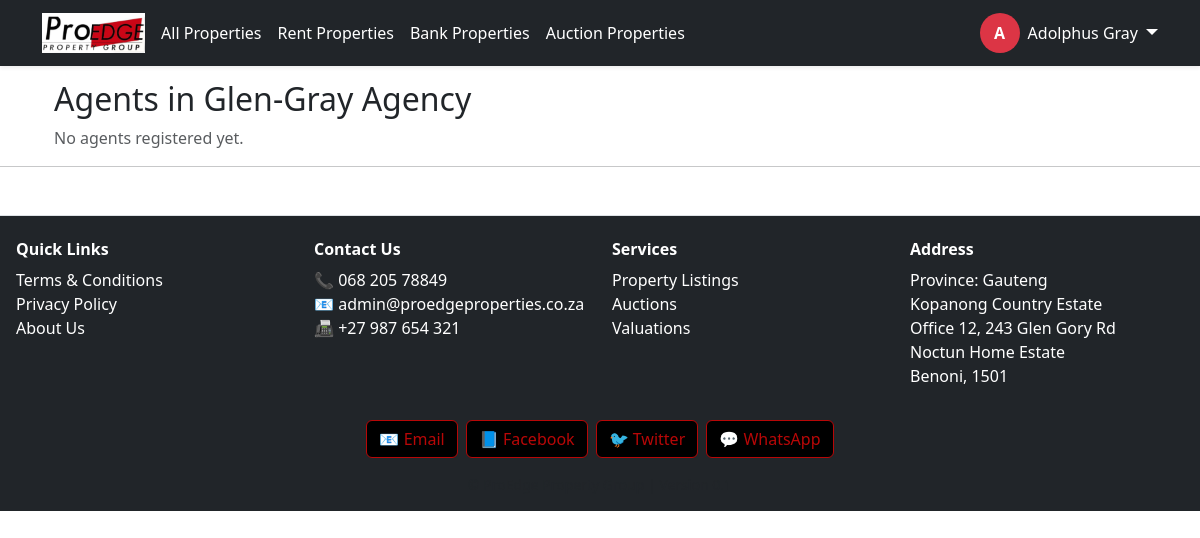
Screenshot of /agency/view-agents/ (signed in) with the database file from the repository.
### proedge/models.py (models this page shows, shortened)
class CustomUser(AbstractUser):
    ROLE_CHOICES = [
        ('buyer', 'Buyer'),
        ('seller', 'Seller'),
        ('tenant', 'Tenant'),
        ('agency', 'Agency'),
        ('landlord', 'Landlord'),
        ('agent', 'Agent'),
        ('bank', 'Bank'),
        ('auctioneer', 'Auctioneer'),
    ]
    role = models.CharField(max_length=20, choices=ROLE_CHOICES)
    email = models.EmailField(unique=True)
    is_email_verified = models.BooleanField(default=False)

### listings/models.py (models this page shows, shortened)
class Agency(models.Model):
    name = models.CharField(max_length=255)
    owner = models.OneToOneField(settings.AUTH_USER_MODEL, on_delete=models.CASCADE, related_name='agency_profile')
    address = models.TextField(blank=True)
    description = models.TextField(blank=True)
    contact_email = models.EmailField(blank=True)
    phone_number = models.CharField(max_length=20, blank=True)
    logo = models.ImageField(upload_to='agency_logos/', blank=True, null=True)

### proedge/views.py (the view)
# urls.py: path('agency/view-agents/', views.view_agents, name='view_agents'),
@login_required
def view_agents(request):
    try:
        agency = request.user.agency_profile
    except Agency.DoesNotExist:
        return redirect('create_agency_profile')
    agents = UserProfile.objects.filter(user__role='agent', agency=agency)
    return render(request, 'proedge/view_agents.html', {'agents': agents})

### proedge/templates/proedge/view_agents.html
{% extends "base.html" %}
{% block content %}
<div class="container mt-5">
  <h2>Agents in {{ request.user.agency_profile.name }}</h2>
  {% if agents %}
    <ul class="list-group">
      {% for agent in agents %}
        <li class="list-group-item d-flex justify-content-between align-items-center">
          <a href="{% url 'agency_agent_detail' agent.user.pk %}">
            {{ agent.user.get_full_name|default:agent.user.username }}
          </a>
          <span class="text-muted">({{ agent.user.email }})</span>
          <a href="{% url 'edit_agent_profile' agent.user.pk %}" class="btn btn-sm btn-warning">
            Edit
          </a>
        </li>
      {% endfor %}
    </ul>
  {% else %}
    <p class="text-muted">No agents registered yet.</p>
  {% endif %}
</div>
{% endblock %}

### proedge/templates/base.html (shortened to what this page needs)
{% load static %}
<!DOCTYPE html>
<html lang="en">
<head>
     <link rel="stylesheet" href="https://unpkg.com/leaflet@1.9.5/dist/leaflet.css"
/>
    <link href="https://cdn.jsdelivr.net/npm/bootstrap@5.3.0/dist/css/bootstrap.min.css" rel="stylesheet">
    <link rel="stylesheet" href="https://cdnjs.cloudflare.com/ajax/libs/font-awesome/6.4.0/css/all.min.css">
    <link rel="stylesheet" href="{% static 'proedge/css/style.css' %}">
    <link rel="stylesheet" href="https://cdn.jsdelivr.net/npm/lightgallery@2.7.1/css/lightgallery.min.css">
    <link rel="stylesheet" href="https://unpkg.com/leaflet/dist/leaflet.css" />
    <link rel="stylesheet" href="https://unpkg.com/leaflet@1.9.5/dist/leaflet.css"
/>
<link rel="stylesheet" href="https://cdn.jsdelivr.net/npm/lightgallery@2.7.1/css/lightgallery-bundle.min.css" />
<link rel="stylesheet" href="https://cdn.jsdelivr.net/npm/lightgallery@2.7.1/plugins/thumbnail/lg-thumbnail.min.css">
<link rel="stylesheet" href="https://cdn.jsdelivr.net/npm/lightgallery@2.7.1/plugins/zoom/lg-zoom.min.css">
<link rel="stylesheet" href="https://cdn.jsdelivr.net/npm/lightgallery@2.7.1/plugins/fullscreen/lg-fullscreen.min.css">
<link rel="stylesheet" href="https://cdn.jsdelivr.net/npm/lightgallery@2.7.1/plugins/share/lg-share.min.css">
<link rel="stylesheet" href="https://cdn.jsdelivr.net/npm/lightgallery@2.7.1/plugins/pager/lg-pager.min.css">
</head>
<body>
<nav class="navbar navbar-expand-lg navbar-dark bg-dark fixed-top shadow-sm">
  <div class="container">
    <a class="navbar-brand fw-bold me-1" href="/">
      <img src="{% static 'images/logo.png' %}" alt="ProEdge Logo" style="height: 40px;">
    </a>
    <div class="collapse navbar-collapse" id="navbarMain">
      <ul class="navbar-nav me-auto mb-2 mb-lg-0 flex-wrap justify-content-start">
        <li class="nav-item flex-fill flex-lg-auto mb-1 mb-lg-0">
          <a class="nav-link btn btn-outline-danger text-white w-100 text-center mx-1 px-1 {% if request.path == '/' or request.path == '/properties/' %}active{% endif %}" href="{% url 'property_list' %}">All Properties</a>
        </li>
        <li class="nav-item flex-fill flex-lg-auto mb-1 mb-lg-0">
          <a class="nav-link btn btn-outline-danger text-white w-100 text-center mx-1 px-1 {% if request.path == '/rent/' %}active{% endif %}" href="{% url 'property_list' %}">Rent Properties</a>
        </li>
        <li class="nav-item flex-fill flex-lg-auto mb-1 mb-lg-0">
          <a class="nav-link btn btn-outline-danger text-white w-100 text-center mx-1 px-1 {% if request.path == '/bank/' %}active{% endif %}" href="{% url 'property_list' %}">Bank Properties</a>
        </li>
        <li class="nav-item flex-fill flex-lg-auto mb-1 mb-lg-0">
          <a class="nav-link btn btn-outline-danger text-white w-100 text-center mx-1 px-1 {% if request.path == '/auctions/' %}active{% endif %}" href="{% url 'property_list' %}">Auction Properties</a>
        </li>
      </ul>
      <div class="d-flex flex-wrap align-items-center mt-2 mt-lg-0">
        {% if user.is_authenticated %}
          <div class="dropdown d-flex align-items-center">
            <a class="d-flex align-items-center text-decoration-none text-white me-2" href="{% url 'dashboard_redirect' %}">
              <div class="rounded-circle bg-danger text-white d-flex justify-content-center align-items-center fw-bold" style="width: 40px; height: 40px;">
                {{ user.get_full_name|default:user.username|slice:":1"|upper }}
              </div>
              <span class="ms-2 d-none d-lg-inline">{{ user.get_full_name|default:user.username }}</span>
            </a>
            <a class="dropdown-toggle text-white fs-5 ms-auto" href="#" id="userDropdown" data-bs-toggle="dropdown" aria-expanded="false"></a>
          </div>
        {% else %}
          <div class="d-flex flex-wrap gap-1">
            <a class="btn btn-outline-danger text-white px-2 fw-semibold" href="{% url 'login' %}">Login</a>
            <a class="btn btn-danger px-2 fw-semibold" href="{% url 'register' %}">Register</a>
          </div>
        {% endif %}
      </div>
    </div>
  </div>
</nav>
<main class="container mt-4">
  {% block content %}{% endblock %}
</main>
<hr>
<footer class="bg-dark text-white mt-5 pt-4 pb-3 border-top">
  <div class="container-fluid px-2">
    <div class="row">
      <div class="col-6 col-md-3 mb-3 text-center text-md-start">
        <h6 class="fw-bold mb-2">Quick Links</h6>
        <ul class="list-unstyled">
          <li><a href="#" class="text-white text-decoration-none">Terms & Conditions</a></li>
          <li><a href="#" class="text-white text-decoration-none">Privacy Policy</a></li>
          <li><a href="#" class="text-white text-decoration-none">About Us</a></li>
        </ul>
      </div>
      <div class="col-6 col-md-3 mb-3 text-center text-md-start">
        <h6 class="fw-bold mb-2">Contact Us</h6>
        <ul class="list-unstyled">
          <li>📞 068 205 78849</li>
          <li>📧 <a href="mailto:admin@proedgeproperties.co.za" class="text-white text-decoration-none">admin@proedgeproperties.co.za</a></li>
          <li>📠 +27 987 654 321</li>
        </ul>
      </div>
      <div class="col-6 col-md-3 mb-3 text-center text-md-start">
        <h6 class="fw-bold mb-2">Services</h6>
        <ul class="list-unstyled">
          <li><a href="#" class="text-white text-decoration-none">Property Listings</a></li>
          <li><a href="#" class="text-white text-decoration-none">Auctions</a></li>
          <li><a href="#" class="text-white text-decoration-none">Valuations</a></li>
        </ul>
      </div>
      <div class="col-6 col-md-3 mb-3 text-center text-md-start">
        <h6 class="fw-bold mb-2">Address</h6>
        <ul class="list-unstyled">
          <li>Province: Gauteng</li>
          <li>Kopanong Country Estate</li>
          <li>Office 12, 243 Glen Gory Rd</li>
          <li>Noctun Home Estate</li>
          <li>Benoni, 1501</li>
        </ul>
      </div>
    </div>
    <div class="d-flex justify-content-center flex-wrap gap-2 mb-3">
      <a href="mailto:info@youthportal.com" class="social-btn">📧 Email</a>
      <a href="https://facebook.com" target="_blank" class="social-btn">📘 Facebook</a>
      <a href="https://twitter.com" target="_blank" class="social-btn">🐦 Twitter</a>
      <a href="https://wa.me/1234567890" target="_blank" class="social-btn">💬 WhatsApp</a>
    </div>
    <div class="text-center text-muted small">&copy; {{ now|date:"Y" }} ProEdge Property Group | Version 0.1</div>
  </div>
</footer>
</body>
</html>

### proedge/templates/base.html (style rules this page uses)
footer { padding-left: 0.5rem; padding-right: 0.5rem; }
body, html { overflow-x: hidden; }
.navbar-brand img { max-height: 40px; }
.social-btn { padding: 6px 12px; border-radius: 6px; border: 1px solid #b80707; color: #b80707; background-color: #000; text-decoration: none; transition: all 0.3s ease; }
.social-btn { display: inline-block; padding: 6px 12px; border-radius: 6px; background-color: #000; color: #b80707; font-weight: 500; text-decoration: none; transition: all 0.3s ease; border: 1px solid #b80707; }

### rows the page displays
CustomUser: get_full_name "A", get_full_name "Adolphus Gray", user.agency_profile.name "Glen-Gray Agency"
